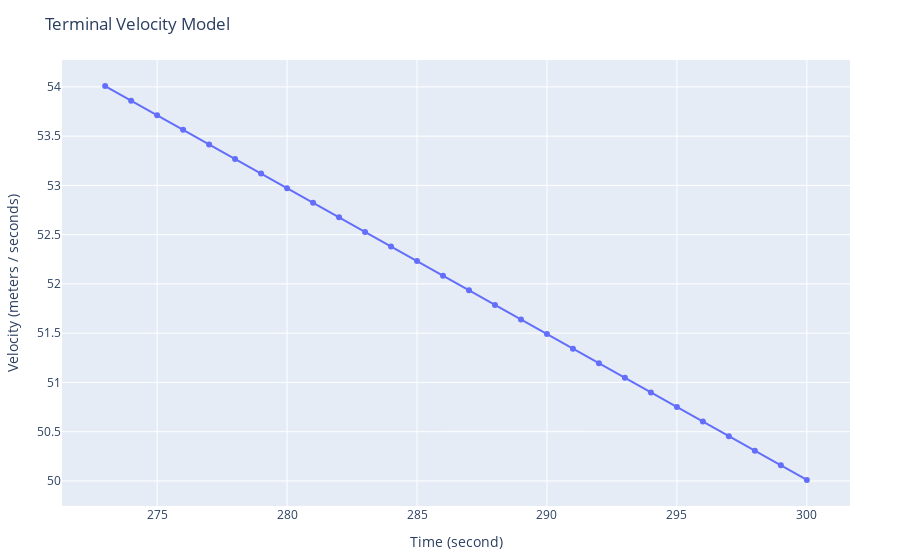

This figure's notebook cell:
### Code cell
temperature_range_K = 273.0:300.0

plot(
    [
        scatter(
            mode="markers+lines",
            x=temperature_range_K,
            y=[get_velocity_infinity_ms(T) for T in temperature_range_K]
        )
    ],
    Layout(
        title="Terminal Velocity Model",
        xaxis_title="Temperature (Kelvin)",
        yaxis_title="Velocity (meters / seconds)",
        legend_title="Legend Title",
    ),
    config=PlotConfig(scrollZoom=true)
)

### Figure 1 — Plotly figure (JSON) as saved in the notebook; plotly's stock layout.template omitted (floating-point values rounded to 4 significant figures)
{"data": [{"mode": "markers+lines", "type": "scatter", "x": [273, 274, 275, 276, 277, 278, 279, 280, 281, 282, 283, 284, 285, 286, 287, 288, 289, 290, 291, 292, 293, 294, 295, 296, 297, 298, 299, 300], "y": [54.01, 53.86, 53.71, 53.56, 53.42, 53.27, 53.12, 52.97, 52.82, 52.68, 52.53, 52.38, 52.23, 52.08, 51.94, 51.79, 51.64, 51.49, 51.34, 51.19, 51.05, 50.9, 50.75, 50.6, 50.45, 50.31, 50.16, 50.01]}], "layout": {"legend": {"title": "Legend Title"}, "margin": {"b": 50, "l": 50, "r": 50, "t": 60}, "title": "Terminal Velocity Model", "xaxis": {"title": {"text": "Time (second)"}}, "yaxis": {"title": {"text": "Velocity (meters / seconds)"}}}}
